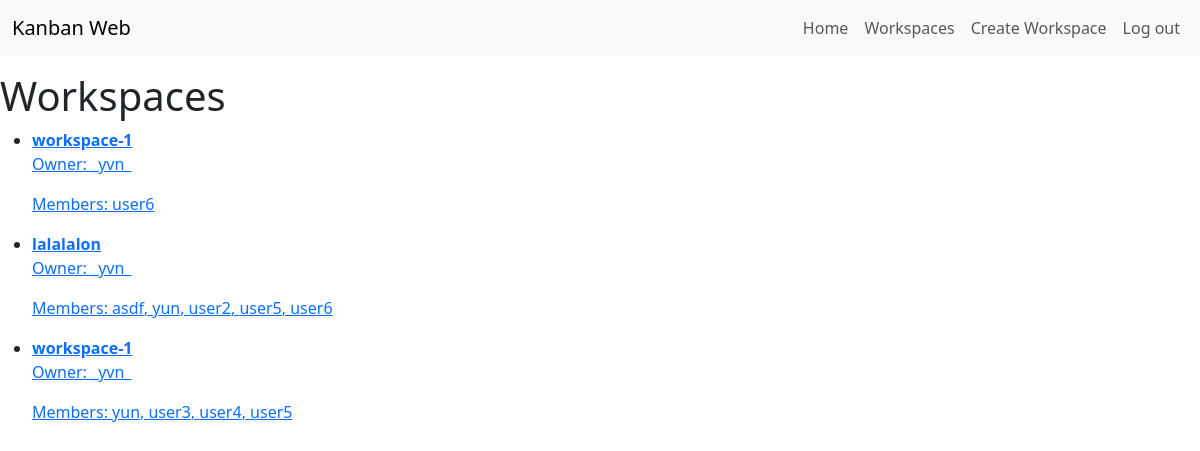
/workspaces/ (signed in), run on the app's committed database.
### tasks/models.py (models this page shows, shortened)
class Workspace(models.Model):
    name = models.CharField(max_length=25)
    owner = models.ForeignKey(User, on_delete=models.CASCADE)
    members = models.ManyToManyField(User, related_name='workspaces')

### tasks/views.py (the view)
# urls.py: path('workspaces/', views.workspaces, name='workspaces'),
@login_required
def workspaces(request):
    workspaces = Workspace.objects.filter(owner=request.user)
    return render(request, 'workspaces.html', {'workspaces' : workspaces})

### tasks/templates/workspaces.html
{% extends 'base.html' %}
{% block content %}
<h1>Workspaces</h1>
<ul>
    {% for workspace in workspaces %}
    <li>
        <a href="{% url 'boards' owner_id=workspace.owner.id workspace_id=workspace.id%}">
            <strong>{{ workspace.name }}</strong>
            <p>Owner: {{ workspace.owner.username }}</p>
            <p>Members:
                {% for member in workspace.members.all %}
                    {{ member.username }}{% if not forloop.last %}, {% endif %}
                {% endfor %}
            </p>
        </a>
    </li>
    {% endfor %}
</ul>
{% endblock %}

### data on the page
Workspace: name "workspace-1", owner.username "_yvn_"
Workspace: name "lalalalon", owner.username "_yvn_"
Workspace: name "workspace-1", owner.username "_yvn_"

### other printed values
{{ member.username }} "user6"
{{ member.username }} "asdf"
{{ member.username }} "yun"
{{ member.username }} "user2"
{{ member.username }} "user5"
{{ member.username }} "user3"
{{ member.username }} "user4"
